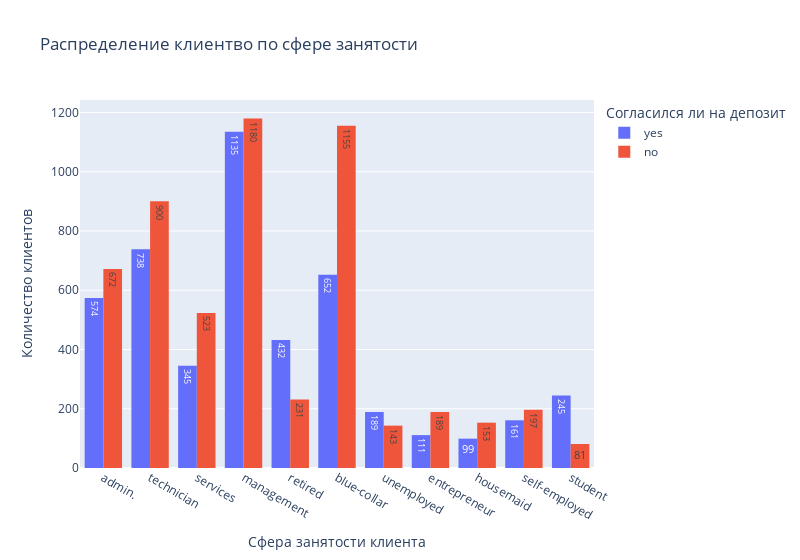

The notebook cell this image was saved under:
### Markdown cell above
### Задания 9 и 10

### Code cell
#Построим многоуровневую столбчатую диаграмму
fig_job = px.histogram(cleaned_df, 
        x="job", 
        y="deposit", 
        histfunc='count', 
        color="deposit", 
        barmode='group',
        text_auto=True,
        width=800,
        title='Распределение клиентво по сфере занятости', 
        labels=dict(job='Сфера занятости клиента', deposit='Согласился ли на депозит')
        )
#Переименуем ось Y
fig_job.update_layout(yaxis_title_text='Количество клиентов')
fig_job.show()

### Figure 1 — Plotly figure (JSON) as saved in the notebook; plotly's stock layout.template omitted (floating-point values rounded to 4 significant figures; data arrays with more than 128 entries replaced by an {"elided": "..."} marker saying what was removed)
{"data": [{"alignmentgroup": "True", "bingroup": "x", "histfunc": "count", "hovertemplate": "Согласился ли на депозит=yes<br>Сфера занятости клиента=%{x}<br>count=%{y}<extra></extra>", "legendgroup": "yes", "marker": {"color": "#636efa", "pattern": {"shape": ""}}, "name": "yes", "offsetgroup": "yes", "orientation": "v", "showlegend": true, "texttemplate": "%{value}", "type": "histogram", "x": {"elided": "4681 str values"}, "xaxis": "x", "y": {"elided": "4681 str values"}, "yaxis": "y"}, {"alignmentgroup": "True", "bingroup": "x", "histfunc": "count", "hovertemplate": "Согласился ли на депозит=no<br>Сфера занятости клиента=%{x}<br>count=%{y}<extra></extra>", "legendgroup": "no", "marker": {"color": "#EF553B", "pattern": {"shape": ""}}, "name": "no", "offsetgroup": "no", "orientation": "v", "showlegend": true, "texttemplate": "%{value}", "type": "histogram", "x": {"elided": "5424 str values"}, "xaxis": "x", "y": {"elided": "5424 str values"}, "yaxis": "y"}], "layout": {"barmode": "group", "legend": {"title": {"text": "Согласился ли на депозит"}, "tracegroupgap": 0}, "title": {"text": "Распределение клиентво по сфере занятости"}, "width": 800, "xaxis": {"anchor": "y", "domain": [0, 1], "title": {"text": "Сфера занятости клиента"}}, "yaxis": {"anchor": "x", "categoryarray": ["no", "yes"], "categoryorder": "array", "domain": [0, 1], "title": {"text": "Количество клиентов"}}}}
